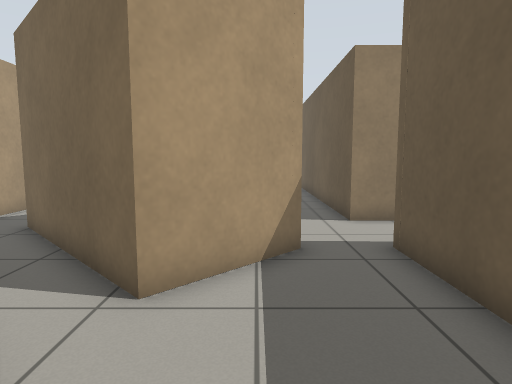
view 1 (above)

20 first-person views from a walk through a world built for the Gazebo simulator. The camera is 0.94 m above the floor, tilts 6° down and sees 75° across. The floor is counted in squares, 0.5 m on a side. Each view is taken from the middle of a square. On the plan, view 1 faces up. The plan holds only what a view shows up to about 17 squares ahead; the rest is blank. The place goes on beyond the plan.

view 2
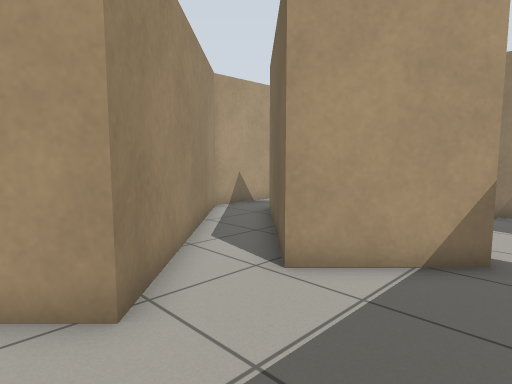

view 3
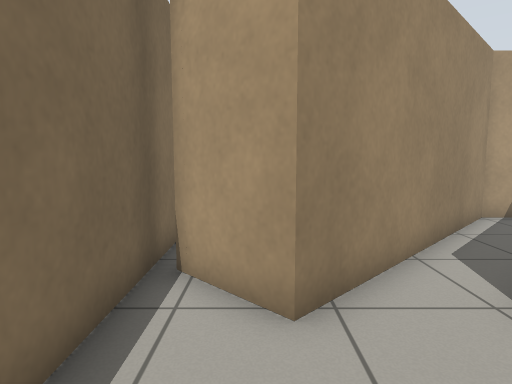

view 4
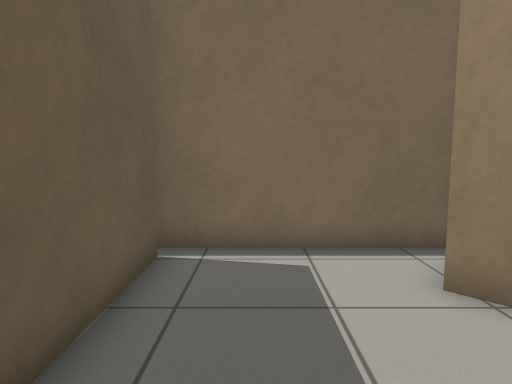

view 5
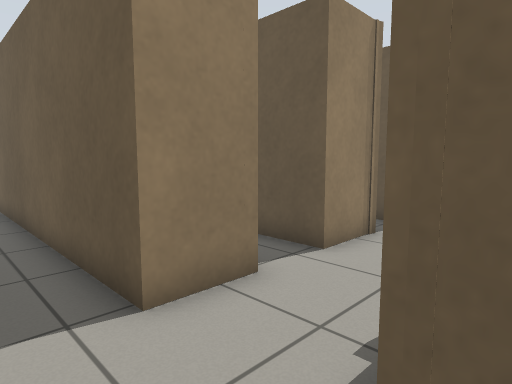

view 6
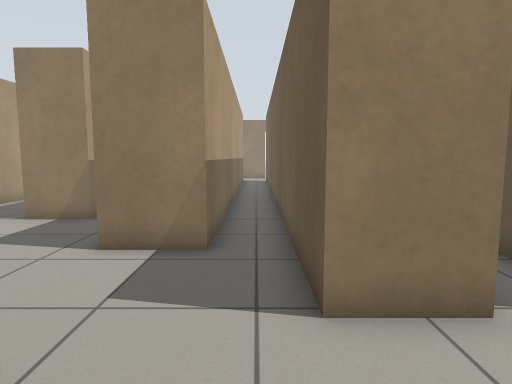

view 7
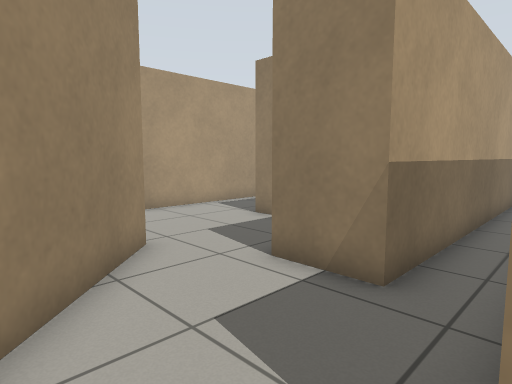

view 8
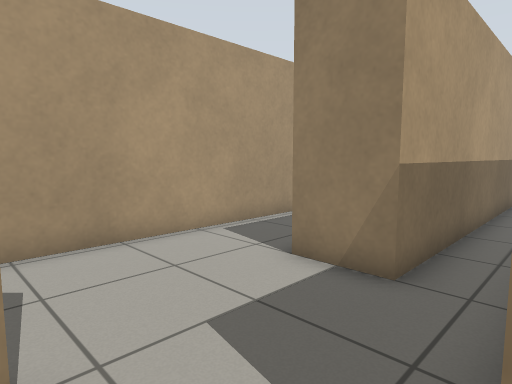

view 9
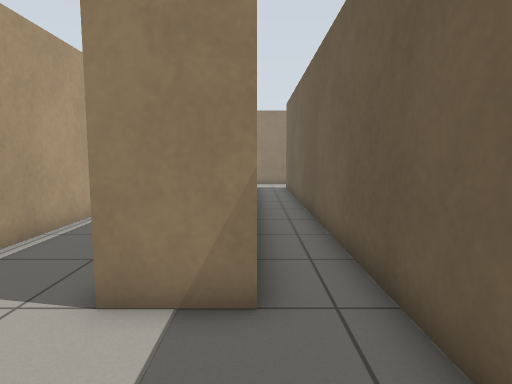

view 10
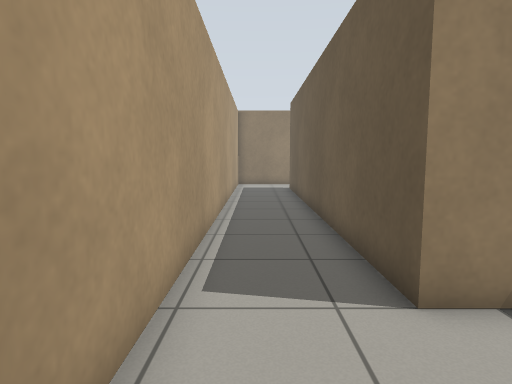

view 11
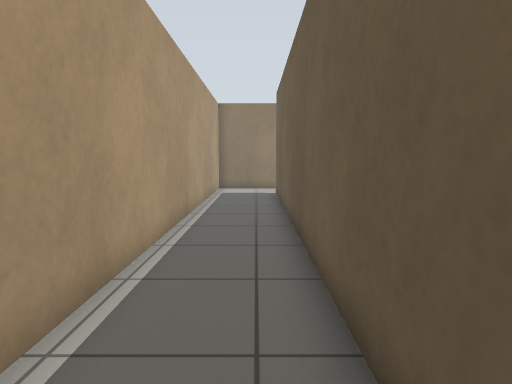

view 12
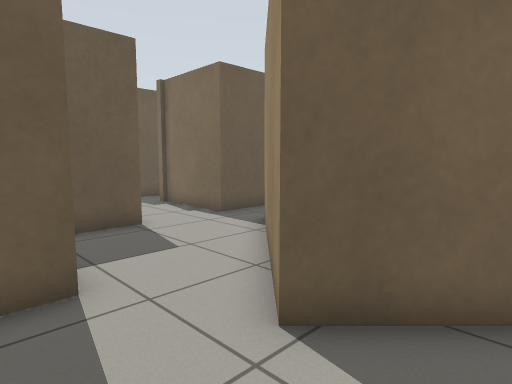

view 13
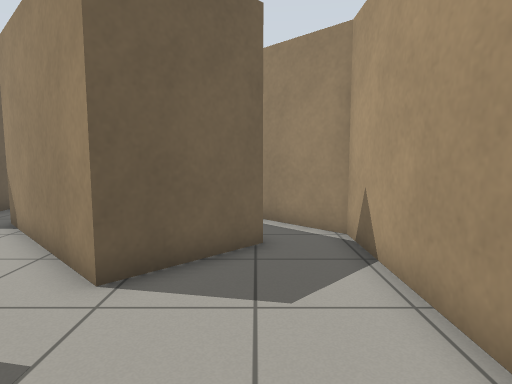

view 14
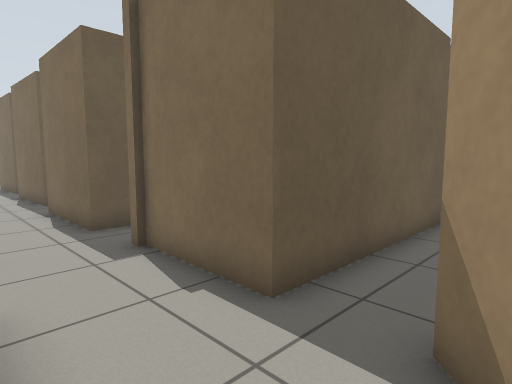

view 15
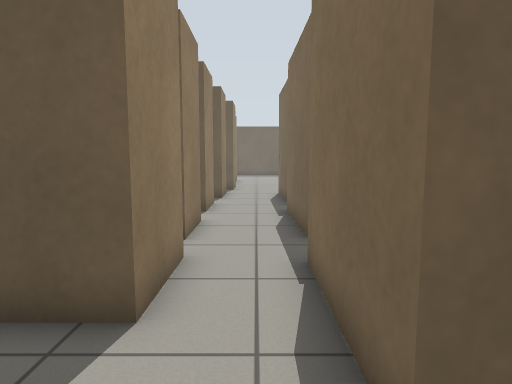

view 16
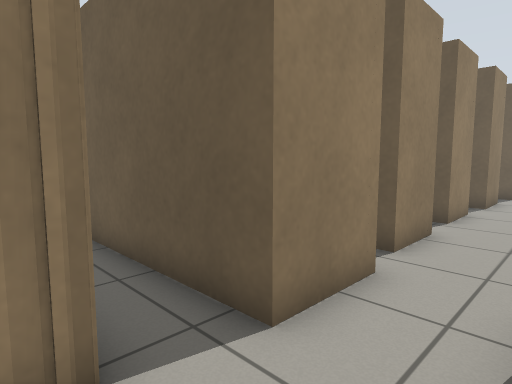

view 17
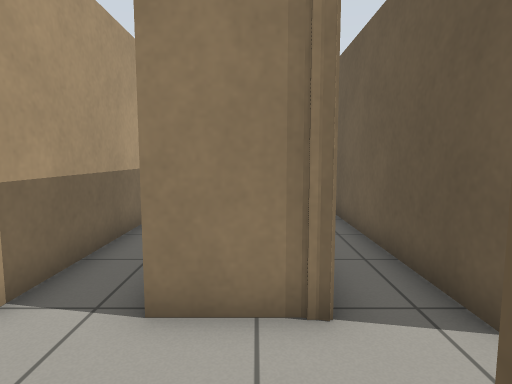

view 18
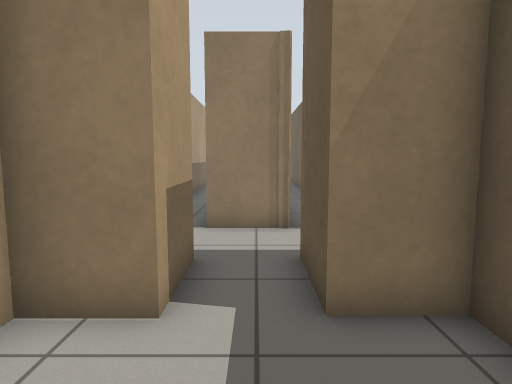

view 19
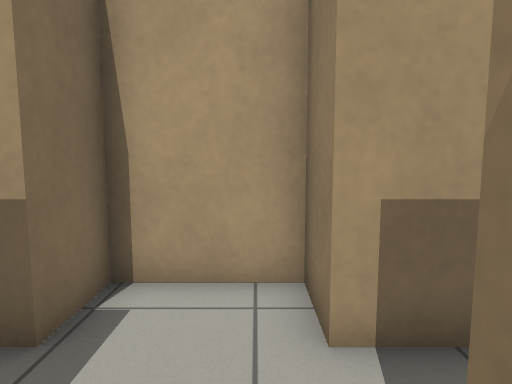

view 20
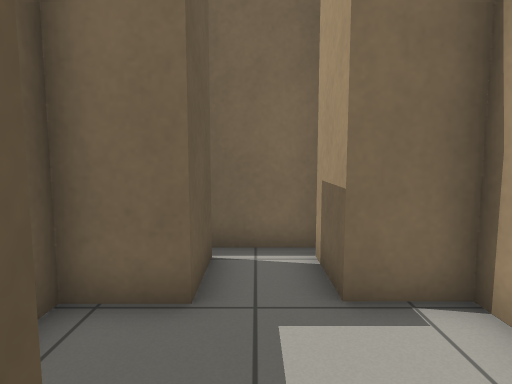

### Floor plan
Ten units are one square. View 1 is at (0, 0); x grows to the right and y downward. Boxes are objects, and circles mark ways between rooms. Rooms are numbered by the first view taken in them; rooms with no view inside come last. Other rooms are left out.
<svg viewBox="-87 -270 198 283">
<path fill="none" stroke="#000" d="M-15 -42 -61 -88M29 3 29 -46M-52 8 31 8M-72 -70 -17 -14 -34 4M48 -153 48 -100M49 -97 29 -97 29 -225M-23 -99 9 -67 -15 -42M67 -97 67 -124M29 -46 29 -68 66 -67M10 -234 10 -126 -12 -126M-12 -126 -12 -265M-61 -88 -37 -113 -23 -99M-82 -265 -82 -80 -72 -70M-30 -265 -30 -160 -50 -160 -50 -265M106 -41 106 -48 88 -48 88 -71M69 -70 69 -48 52 -48 52 -19 69 -19 69 2M88 1 88 -19 106 -19M68 8 90 8M89 -97 67 -97"/>
<circle cx="10" cy="-47" r="3" fill="#2a7"/>
<circle cx="-70" cy="-80" r="3" fill="#2a7"/>
<circle cx="-15" cy="-115" r="3" fill="#2a7"/>
<circle cx="70" cy="-85" r="3" fill="#2a7"/>
<text x="-10" y="-30">1</text>
<text x="20" y="-130">2</text>
<text x="-60" y="-170">3</text>
<text x="80" y="-40">4</text>
</svg>
Room 1 opens to room 2. Room 1 opens to room 3. Room 2 opens to room 3. Room 2 opens to room 4.

Where each view was taken, in squares from view 1:
view 1: 0 up, 0 right, facing up
view 2: 0 up, 2 right, facing up-left
view 3: 1 up, 2 right, facing left
view 4: 6 up, 1 right, facing down
view 5: 6 up, 1 right, facing up-right
view 6: 6 up, 2 right, facing up
view 7: 8 up, 3 right, facing up-left
view 8: 11 up, 1 left, facing up-left
view 9: 12 up, 3 left, facing up
view 10: 12 up, 7 left, facing up
view 11: 15 up, 6 left, facing up
view 12: 14 up, 6 left, facing down-right
view 13: 16 up, 6 left, facing down
view 14: 10 up, 0 right, facing down-right
view 15: 8 up, 7 right, facing right
view 16: 7 up, 8 right, facing up-right
view 17: 6 up, 8 right, facing up
view 18: 1 up, 8 right, facing up
view 19: 4 up, 10 right, facing left
view 20: 6 up, 8 right, facing down
